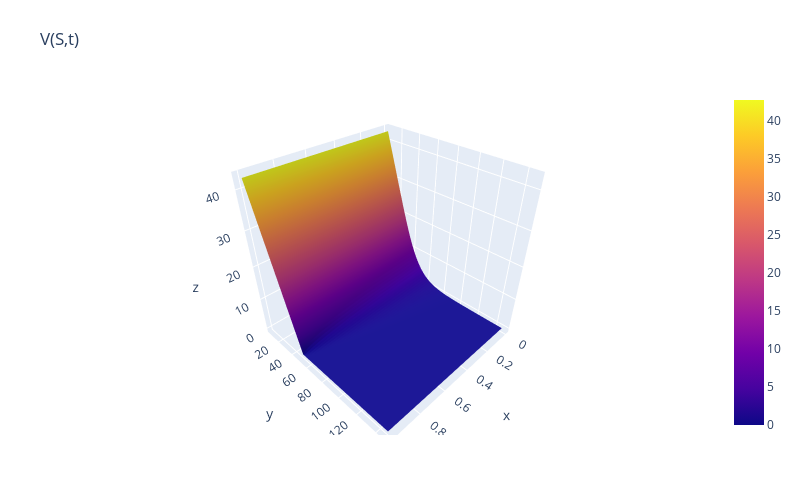

Write notebook code for a chart like this one.
### Markdown cell above
### Valuating European Put option with the same Underlying, Strike and Maturity

### Code cell
EuPut = opt.Option(stock, "European", False, 50)
# creating the grid and adding option's parameters
grid2 = opt.Grid(200, 100, -3.0, 3.0)
grid2.addOption(EuPut)
grid2.valuateBSM()
grid2.plot(0, cut=True, stoppingline=False)
